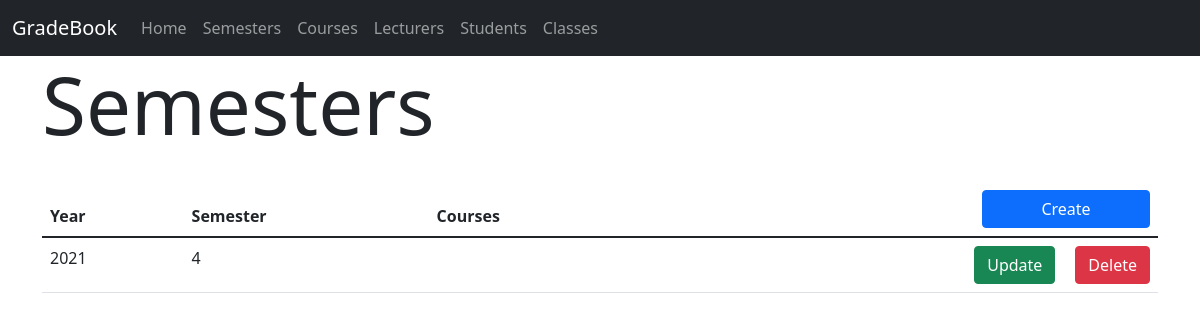
The app's page /semesters, older data.
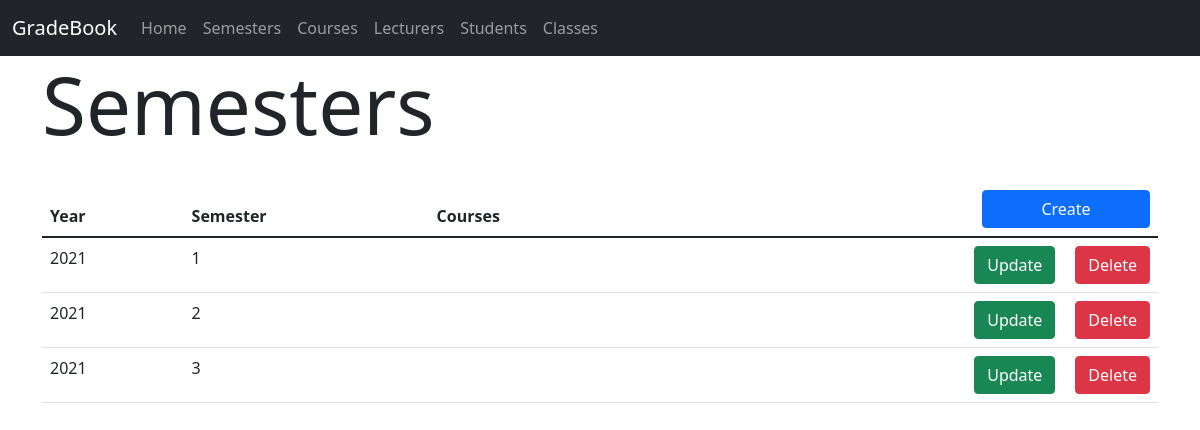
The same page, newer data.
### gradebook/models.py (models this page shows, shortened)
class Semester(models.Model):
    SEMESTERS = [
        ('S1', 'S1'),
        ('S2', 'S2'),
        ('S3', 'S3'),
        ('S4', 'S4')
    ]
    year = models.PositiveIntegerField(validators=[MaxValueValidator(2200)], null=False, blank=False)
    semester = models.CharField(choices=SEMESTERS, max_length=2, default='S1')
    courses = models.ManyToManyField(Course, blank=True, null=True)

### gradebook/views.py (the view)
# urls.py: path('semesters', ListSemestersView.as_view(), name='list_semesters'),
class ListSemestersView(ListView):
    model = Semester
    template_name = 'semester/list_semesters.html'

### gradebook/templates/semester/list_semesters.html (shortened to what this page needs)
{% extends "base.html" %}
{% block content %}
    <h1 class="display-1" style="margin-bottom: 30px">Semesters</h1>
    <table class="table">
  <thead>
    <tr>
      <th scope="col">Year</th>
      <th scope="col">Semester</th>
      <th scope="col">Courses</th>
      <th><a href="{% url "create_semester" %}" class="btn btn-primary" style="float: right;width: 168px">Create</a></td></th>
    </tr>
  </thead>
  <tbody>
  {% for semester in object_list %}
    <tr>
      <td>{{ semester.year }}</td>
      <td>{{ semester.semester }}</td>
      <td>
      </td>
      <td>
          <a href="{% url "delete_semester" semester.id %}" class="btn btn-danger" style="float: right">Delete</a>
          <a href="{% url "update_semester" semester.id %}" class="btn btn-success" style="float: right; margin-right: 20px">Update</a>
      </td>
    </tr>
  {% endfor %}
  </tbody>
</table>
{% endblock %}

Row changes from the older to the newer data that the page shows:
removed Semester: year "2021", semester "4"
added Semester: year "2021", semester "1"
added Semester: year "2021", semester "2"
added Semester: year "2021", semester "3"
